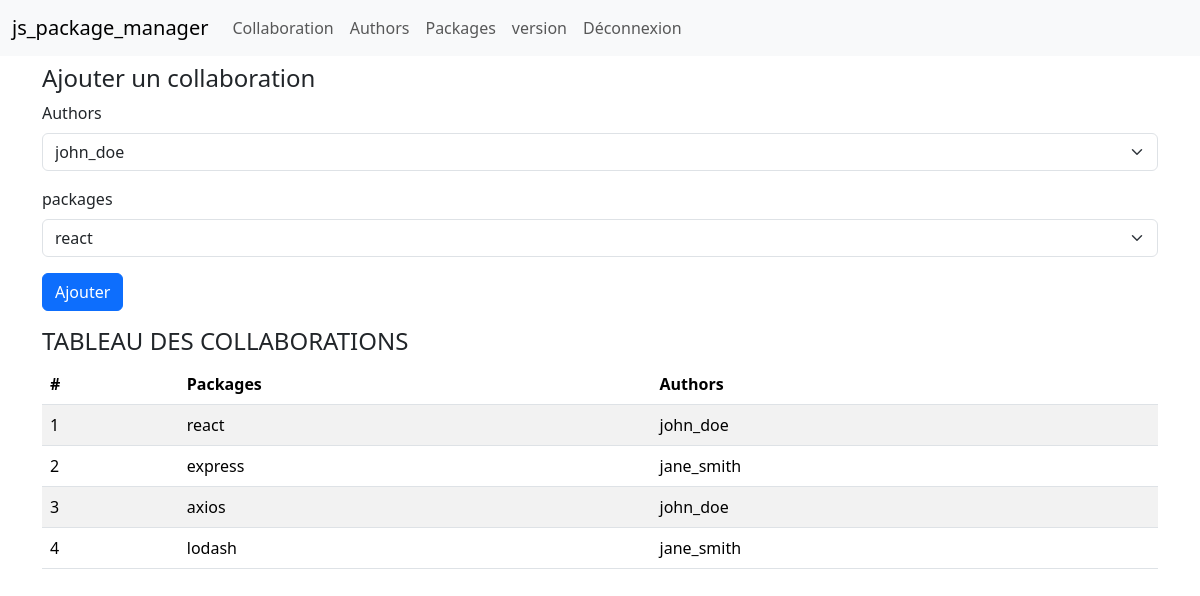
The page /views/collaboration.php (signed in) on the database its author committed.
### tables this page shows
CREATE TABLE collaborations (
    id INT PRIMARY KEY AUTO_INCREMENT,
    id_user INT NOT NULL,
    id_package INT NOT NULL,
    FOREIGN KEY (id_package) REFERENCES packages(id) ON DELETE CASCADE,
    FOREIGN KEY (id_user) REFERENCES users(id) ON DELETE CASCADE
);

CREATE TABLE packages (
    id INT PRIMARY KEY AUTO_INCREMENT,
    name VARCHAR(255) UNIQUE NOT NULL,
    description TEXT,
    created_at TIMESTAMP DEFAULT CURRENT_TIMESTAMP,
    updated_at TIMESTAMP DEFAULT CURRENT_TIMESTAMP ON UPDATE CURRENT_TIMESTAMP
);

CREATE TABLE users (
    id INT PRIMARY KEY AUTO_INCREMENT,
    username VARCHAR(255) NOT NULL,
    email VARCHAR(255) UNIQUE NOT NULL,
    password_hash VARCHAR(255) NOT NULL,
    created_at TIMESTAMP DEFAULT CURRENT_TIMESTAMP,
    updated_at TIMESTAMP DEFAULT CURRENT_TIMESTAMP ON UPDATE CURRENT_TIMESTAMP,
    statut VARCHAR(50)
);

### views/collaboration.php (the view, shortened to what this page needs)
<!DOCTYPE html>
<html lang="en">
<head>
  <link href="https://cdn.jsdelivr.net/npm/bootstrap@5.3.3/dist/css/bootstrap.min.css" rel="stylesheet">
</head>
<body>
    <?php
        require_once '../config/database.php';
        $user_id=$_SESSION['user_id'];
        $roles=$pdo->prepare('SELECT id_role FROM user_roles WHERE id_user=?');
        $roles->execute([$user_id]);
        $role= $roles->fetch(PDO::FETCH_ASSOC);
        if (!$role) {
            echo "Vous n'avez pas les autorisations nécessaires pour accéder à cette page.";
            exit;
        } else {
            $id_role = $role['id_role'];
            include 'includes/nav1.php' ;
            ?>
    <?php
        if ($id_role===2 || $id_role===3){
            ?>
    <div class="container py-2">
        <h4>Ajouter un collaboration</h4>
        <form method='post'>
            <div class="mb-3">
                <?php
                    $authors = $pdo->query('SELECT users.id, users.username
                                                FROM users
                                                INNER JOIN user_roles ON users.id = user_roles.id_user
                                                WHERE user_roles.id_role = 2;
                                            ')->fetchAll(PDO::FETCH_ASSOC);
                ?>
                <label class="form-label">Authors</label>
                <select class="form-select" aria-label="Default select example" name = "author">
                    <?php
                        foreach ($authors as $author){
                            echo "<option value='".$author['id']."'>".$author['username']."</option>";
                        }
                    ?>
                </select>
            </div>
            <div class="mb-3">
                <?php
                    $packages = $pdo->query('SELECT * FROM packages')->fetchAll(PDO::FETCH_ASSOC);
                ?>
                <label class="form-label">packages</label>
                <select class="form-select" aria-label="Default select example" name = "package">
                    <?php
                        foreach ($packages as $package){
                            echo "<option value='".$package['id']."'>".$package['name']."</option>";
                        }
                    ?>
                </select>
            </div>
            <button type="submit" class="btn btn-primary" name='ajouter'>Ajouter</button>
        </form>
        <?php
            }
        ?>
    </div>
    <div class="container py-2">
        <h4>TABLEAU DES COLLABORATIONS</h4>
        <?php
            $collaborations = $pdo->query("SELECT
                                        collaborations.id AS id,
                                        users.username AS author,
                                        packages.name AS package
                                    FROM
                                        collaborations
                                    INNER JOIN
                                        users
                                    ON
                                        collaborations.id_user = users.id
                                    INNER JOIN
                                        packages
                                    ON
                                        collaborations.id_package = packages.id;
                                    ")->fetchAll(PDO::FETCH_ASSOC);
        ?>
        <table class="table table-striped">
            <thead>
            <tr>
                <th>#</th>
                <th>Packages</th>
                <th>Authors</th>
            </tr>
            </thead>
            <tbody>
                <?php
                    foreach($collaborations as $collaboration){
                        ?>
                        <tr>
                            <td><?php echo $collaboration['id'] ?></td>
                            <td><?php echo $collaboration['package'] ?></td>
                            <td><?php echo $collaboration['author'] ?></td>
                        </tr>
                        <?php
                    }
                ?>
            </tbody>
        </table>
    </div>
    <?php } ?>
</body>
</html>

### views/includes/nav1.php (shortened to what this page needs)
<nav class="navbar navbar-expand-lg bg-body-tertiary">
    <div class="container-fluid">
        <a class="navbar-brand" href="#">js_package_manager</a>
        <div class="collapse navbar-collapse" id="navbarNavAltMarkup">
            <div class="navbar-nav">
                <a class="nav-link" href="collaboration.php">Collaboration</a>
                <a class="nav-link" href="author.php">Authors</a>
                <a class="nav-link" href="package.php">Packages</a>
                <a class="nav-link" href="version.php">version</a>
                <a class="nav-link" href="includes/deconnexion.php">Déconnexion</a>
            </div>
        </div>
    </div>
</nav>

### rows shown on the page
collaborations: id "1", id_package.name "react", id_user.username "john_doe"
collaborations: id "2", id_package.name "express", id_user.username "jane_smith"
collaborations: id "3", id_package.name "axios", id_user.username "john_doe"
collaborations: id "4", id_package.name "lodash", id_user.username "jane_smith"

### other values the page prints
form field author "john_doe"
form field package "react"
